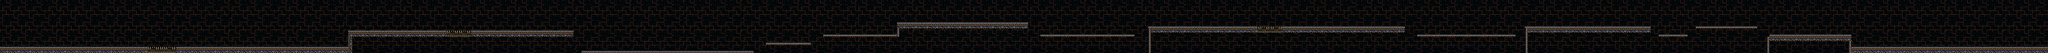

This is a level from a 2D game, rendered from its Tiled map with the project's own tilesets. A one-line summary and the map file follow, with tile-layer data summarised:
An orthogonal 500x13 tile map with 16x16 px tiles, 2 tile layers (background, graphics) and 31 objects.

<map version="1.2" tiledversion="1.3.3" orientation="orthogonal" renderorder="right-down" width="500" height="13" tilewidth="16" tileheight="16" infinite="0" nextlayerid="6" nextobjectid="71">
 <tileset firstgid="1" source="SNES - Mega Man X - Boomer Kuwanger Stage3.tsx" />
 <layer id="1" name="background" width="500" height="13">
  <data>[6500 cells, 6500 non-empty, 182 distinct tile ids]</data>
 </layer>
 <layer id="2" name="graphics" width="500" height="13">
  <data>[6500 cells, 928 non-empty, 181 distinct tile ids]</data>
 </layer>
 <objectgroup id="3" name="ground">
  <object id="15" x="2272.67" y="197.333" width="670.667" height="10.6667" />
  <object id="16" x="2992" y="166" width="176" height="11.3333" />
  <object id="17" x="3216" y="133.333" width="296.667" height="12" />
  <object id="18" x="3503.33" y="86" width="512.667" height="26" />
  <object id="24" x="4484.67" y="128" width="12" height="78.6667" />
  <object id="28" x="5535.33" y="133.333" width="386" height="10.6667" />
  <object id="29" x="5956" y="102.667" width="491.333" height="25.3333" />
  <object id="30" x="5956" y="127.333" width="12.6667" height="79.3333" />
  <object id="31" x="6479.33" y="133.333" width="112" height="12" />
  <object id="32" x="6623.33" y="102.667" width="241.333" height="10" />
  <object id="33" x="6905.33" y="135.333" width="328" height="24.6667" />
  <object id="34" x="6901.33" y="142.667" width="10" height="65.3333" />
  <object id="35" x="7222.67" y="159.333" width="10.6667" height="48" />
  <object id="36" x="7232.67" y="181.333" width="704.667" height="26.6667" />
  <object id="44" x="1360" y="116.667" width="16" height="90" />
  <object id="45" x="3503.33" y="86" width="10" height="59.3333" />
  <object id="46" x="4486" y="103.333" width="11.3333" height="102.667" />
  <object id="47" x="5956" y="102.667" width="12.6667" height="104" />
  <object id="49" x="6900.67" y="134.667" width="11.3333" height="72" />
  <object id="50" x="7222.67" y="135.333" width="9.33333" height="72.6667" />
  <object id="51" x="0.666667" y="181.333" width="576.667" height="26" />
  <object id="52" x="686.667" y="181.333" width="690.667" height="26" />
  <object id="56" x="1360" y="116" width="384.667" height="28" />
  <object id="62" x="1838.5" y="116.5" width="403" height="27.5" />
  <object id="63" x="4064.67" y="134" width="368" height="11" />
  <object id="64" x="4486" y="102" width="426.667" height="26.6667" />
  <object id="68" x="5006.67" y="102" width="481.333" height="26" />
  <object id="70" x="7937" y="181" width="62.3333" height="27.3333" />
 </objectgroup>
 <objectgroup id="4" name="forks">
  <object id="55" x="577.25" y="181.5" width="109.5" height="26.5" />
  <object id="60" x="1745.33" y="116" width="93.3333" height="28" />
  <object id="65" x="4912.67" y="102" width="94" height="26" />
 </objectgroup>
 <objectgroup id="5" name="ladder" />
</map>
